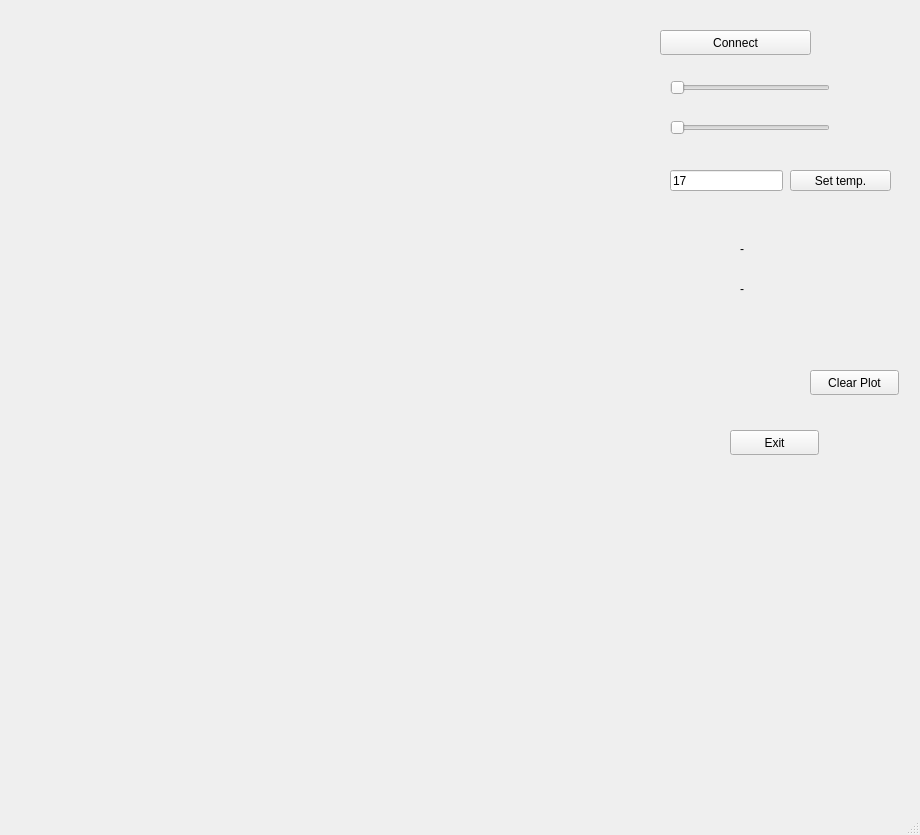
<?xml version="1.0" encoding="UTF-8"?>
<ui version="4.0">
 <class>MainWindow</class>
 <widget class="QMainWindow" name="MainWindow">
  <property name="geometry">
   <rect>
    <x>0</x>
    <y>0</y>
    <width>920</width>
    <height>835</height>
   </rect>
  </property>
  <property name="sizePolicy">
   <sizepolicy hsizetype="Fixed" vsizetype="Fixed">
    <horstretch>0</horstretch>
    <verstretch>0</verstretch>
   </sizepolicy>
  </property>
  <property name="windowTitle">
   <string>MainWindow</string>
  </property>
  <widget class="QWidget" name="centralwidget">
   <widget class="QPushButton" name="setTempButton">
    <property name="geometry">
     <rect>
      <x>790</x>
      <y>170</y>
      <width>101</width>
      <height>21</height>
     </rect>
    </property>
    <property name="text">
     <string>Set temp.</string>
    </property>
   </widget>
   <widget class="PlotWidget" name="graphWidget" native="true">
    <property name="geometry">
     <rect>
      <x>10</x>
      <y>530</y>
      <width>891</width>
      <height>251</height>
     </rect>
    </property>
   </widget>
   <widget class="QLineEdit" name="temp_set">
    <property name="geometry">
     <rect>
      <x>670</x>
      <y>170</y>
      <width>113</width>
      <height>21</height>
     </rect>
    </property>
    <property name="text">
     <string>17</string>
    </property>
   </widget>
   <widget class="QPushButton" name="connectButton">
    <property name="geometry">
     <rect>
      <x>660</x>
      <y>30</y>
      <width>151</width>
      <height>25</height>
     </rect>
    </property>
    <property name="text">
     <string>Connect</string>
    </property>
   </widget>
   <widget class="QPushButton" name="exitButton">
    <property name="geometry">
     <rect>
      <x>730</x>
      <y>430</y>
      <width>89</width>
      <height>25</height>
     </rect>
    </property>
    <property name="text">
     <string>Exit</string>
    </property>
   </widget>
   <widget class="QPushButton" name="clearPlotButton">
    <property name="geometry">
     <rect>
      <x>810</x>
      <y>370</y>
      <width>89</width>
      <height>25</height>
     </rect>
    </property>
    <property name="text">
     <string>Clear Plot</string>
    </property>
   </widget>
   <widget class="QLabel" name="videoLabel">
    <property name="geometry">
     <rect>
      <x>10</x>
      <y>20</y>
      <width>640</width>
      <height>480</height>
     </rect>
    </property>
    <property name="text">
     <string/>
    </property>
   </widget>
   <widget class="QLabel" name="setpoint_value">
    <property name="geometry">
     <rect>
      <x>740</x>
      <y>240</y>
      <width>67</width>
      <height>17</height>
     </rect>
    </property>
    <property name="text">
     <string>-</string>
    </property>
   </widget>
   <widget class="QLabel" name="bath_temp_value">
    <property name="geometry">
     <rect>
      <x>740</x>
      <y>280</y>
      <width>67</width>
      <height>17</height>
     </rect>
    </property>
    <property name="text">
     <string>-</string>
    </property>
   </widget>
   <widget class="QSlider" name="samplesHorizontalSlider">
    <property name="geometry">
     <rect>
      <x>670</x>
      <y>80</y>
      <width>160</width>
      <height>16</height>
     </rect>
    </property>
    <property name="minimum">
     <number>1</number>
    </property>
    <property name="orientation">
     <enum>Qt::Horizontal</enum>
    </property>
   </widget>
   <widget class="QSlider" name="intervalHorizontalSlider">
    <property name="geometry">
     <rect>
      <x>670</x>
      <y>120</y>
      <width>160</width>
      <height>16</height>
     </rect>
    </property>
    <property name="minimum">
     <number>1</number>
    </property>
    <property name="orientation">
     <enum>Qt::Horizontal</enum>
    </property>
   </widget>
   <zorder>setTempButton</zorder>
   <zorder>videoLabel</zorder>
   <zorder>graphWidget</zorder>
   <zorder>temp_set</zorder>
   <zorder>connectButton</zorder>
   <zorder>exitButton</zorder>
   <zorder>clearPlotButton</zorder>
   <zorder>setpoint_value</zorder>
   <zorder>bath_temp_value</zorder>
   <zorder>samplesHorizontalSlider</zorder>
   <zorder>intervalHorizontalSlider</zorder>
  </widget>
  <widget class="QMenuBar" name="menubar">
   <property name="geometry">
    <rect>
     <x>0</x>
     <y>0</y>
     <width>920</width>
     <height>22</height>
    </rect>
   </property>
  </widget>
  <widget class="QStatusBar" name="statusbar"/>
 </widget>
 <customwidgets>
  <customwidget>
   <class>PlotWidget</class>
   <extends>QWidget</extends>
   <header>pyqtgraph</header>
   <container>1</container>
  </customwidget>
 </customwidgets>
 <resources/>
 <connections/>
</ui>
